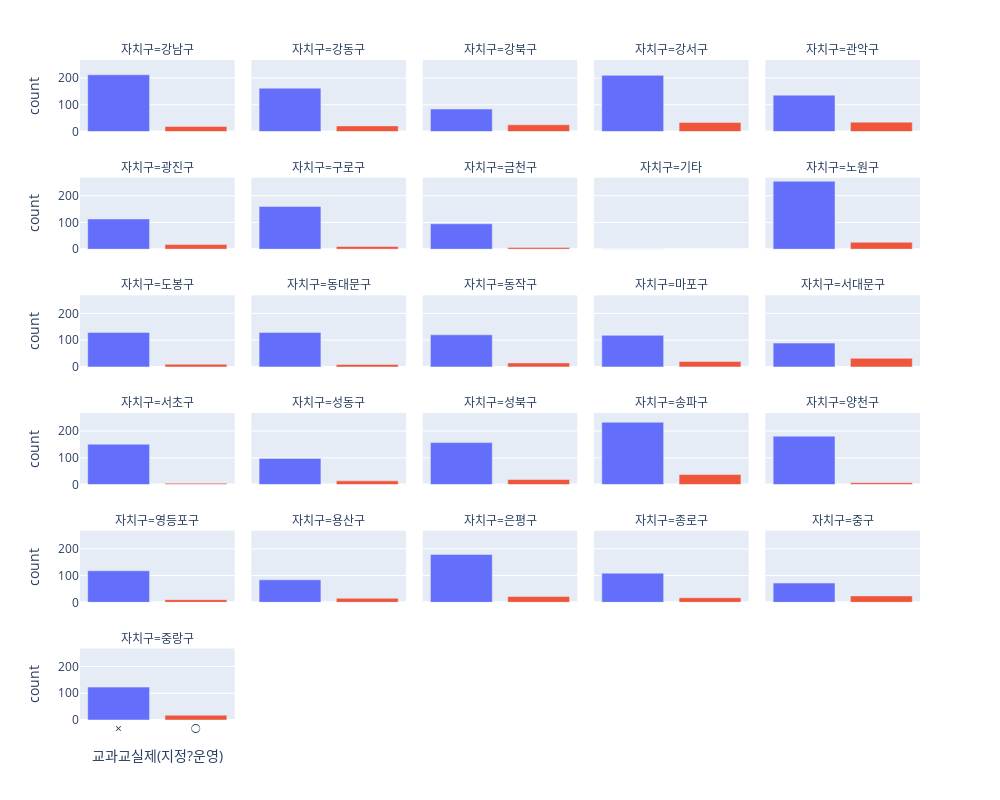

Notebook cell for this chart:
### Markdown cell above
* 대부분의 자치구에서 교과교실제를 운영하고 있는 학교의 개수가 적다..

### Code cell
fig = c_table.plot(x = "교과교실제(지정?운영)", y = "count", color = "교과교실제(지정?운영)",
            backend = "plotly", facet_col = "자치구",
            kind = "bar", facet_col_wrap = 5, width = 1000, height = 800)

fig.update_layout(showlegend = False)
#fig.update_yaxes(matches=None)

### Figure 1 — Plotly figure (JSON) as saved in the notebook; plotly's stock layout.template omitted (floating-point values rounded to 4 significant figures)
{"data": [{"alignmentgroup": "True", "hovertemplate": "교과교실제(지정?운영)=%{x}<br>자치구=강남구<br>count=%{y}<extra></extra>", "legendgroup": "×", "marker": {"color": "#636efa", "pattern": {"shape": ""}}, "name": "×", "offsetgroup": "×", "orientation": "v", "showlegend": true, "textposition": "auto", "type": "bar", "x": ["×"], "xaxis": "x26", "y": [212], "yaxis": "y26"}, {"alignmentgroup": "True", "hovertemplate": "교과교실제(지정?운영)=%{x}<br>자치구=강동구<br>count=%{y}<extra></extra>", "legendgroup": "×", "marker": {"color": "#636efa", "pattern": {"shape": ""}}, "name": "×", "offsetgroup": "×", "orientation": "v", "showlegend": false, "textposition": "auto", "type": "bar", "x": ["×"], "xaxis": "x27", "y": [162], "yaxis": "y27"}, {"alignmentgroup": "True", "hovertemplate": "교과교실제(지정?운영)=%{x}<br>자치구=강북구<br>count=%{y}<extra></extra>", "legendgroup": "×", "marker": {"color": "#636efa", "pattern": {"shape": ""}}, "name": "×", "offsetgroup": "×", "orientation": "v", "showlegend": false, "textposition": "auto", "type": "bar", "x": ["×"], "xaxis": "x28", "y": [84], "yaxis": "y28"}, {"alignmentgroup": "True", "hovertemplate": "교과교실제(지정?운영)=%{x}<br>자치구=강서구<br>count=%{y}<extra></extra>", "legendgroup": "×", "marker": {"color": "#636efa", "pattern": {"shape": ""}}, "name": "×", "offsetgroup": "×", "orientation": "v", "showlegend": false, "textposition": "auto", "type": "bar", "x": ["×"], "xaxis": "x29", "y": [210], "yaxis": "y29"}, {"alignmentgroup": "True", "hovertemplate": "교과교실제(지정?운영)=%{x}<br>자치구=관악구<br>count=%{y}<extra></extra>", "legendgroup": "×", "marker": {"color": "#636efa", "pattern": {"shape": ""}}, "name": "×", "offsetgroup": "×", "orientation": "v", "showlegend": false, "textposition": "auto", "type": "bar", "x": ["×"], "xaxis": "x30", "y": [136], "yaxis": "y30"}, {"alignmentgroup": "True", "hovertemplate": "교과교실제(지정?운영)=%{x}<br>자치구=광진구<br>count=%{y}<extra></extra>", "legendgroup": "×", "marker": {"color": "#636efa", "pattern": {"shape": ""}}, "name": "×", "offsetgroup": "×", "orientation": "v", "showlegend": false, "textposition": "auto", "type": "bar", "x": ["×"], "xaxis": "x21", "y": [113], "yaxis": "y21"}, {"alignmentgroup": "True", "hovertemplate": "교과교실제(지정?운영)=%{x}<br>자치구=구로구<br>count=%{y}<extra></extra>", "legendgroup": "×", "marker": {"color": "#636efa", "pattern": {"shape": ""}}, "name": "×", "offsetgroup": "×", "orientation": "v", "showlegend": false, "textposition": "auto", "type": "bar", "x": ["×"], "xaxis": "x22", "y": [160], "yaxis": "y22"}, {"alignmentgroup": "True", "hovertemplate": "교과교실제(지정?운영)=%{x}<br>자치구=금천구<br>count=%{y}<extra></extra>", "legendgroup": "×", "marker": {"color": "#636efa", "pattern": {"shape": ""}}, "name": "×", "offsetgroup": "×", "orientation": "v", "showlegend": false, "textposition": "auto", "type": "bar", "x": ["×"], "xaxis": "x23", "y": [95], "yaxis": "y23"}, {"alignmentgroup": "True", "hovertemplate": "교과교실제(지정?운영)=%{x}<br>자치구=기타<br>count=%{y}<extra></extra>", "legendgroup": "×", "marker": {"color": "#636efa", "pattern": {"shape": ""}}, "name": "×", "offsetgroup": "×", "orientation": "v", "showlegend": false, "textposition": "auto", "type": "bar", "x": ["×"], "xaxis": "x24", "y": [1], "yaxis": "y24"}, {"alignmentgroup": "True", "hovertemplate": "교과교실제(지정?운영)=%{x}<br>자치구=노원구<br>count=%{y}<extra></extra>", "legendgroup": "×", "marker": {"color": "#636efa", "pattern": {"shape": ""}}, "name": "×", "offsetgroup": "×", "orientation": "v", "showlegend": false, "textposition": "auto", "type": "bar", "x": ["×"], "xaxis": "x25", "y": [254], "yaxis": "y25"}, {"alignmentgroup": "True", "hovertemplate": "교과교실제(지정?운영)=%{x}<br>자치구=도봉구<br>count=%{y}<extra></extra>", "legendgroup": "×", "marker": {"color": "#636efa", "pattern": {"shape": ""}}, "name": "×", "offsetgroup": "×", "orientation": "v", "showlegend": false, "textposition": "auto", "type": "bar", "x": ["×"], "xaxis": "x16", "y": [129], "yaxis": "y16"}, {"alignmentgroup": "True", "hovertemplate": "교과교실제(지정?운영)=%{x}<br>자치구=동대문구<br>count=%{y}<extra></extra>", "legendgroup": "×", "marker": {"color": "#636efa", "pattern": {"shape": ""}}, "name": "×", "offsetgroup": "×", "orientation": "v", "showlegend": false, "textposition": "auto", "type": "bar", "x": ["×"], "xaxis": "x17", "y": [129], "yaxis": "y17"}, {"alignmentgroup": "True", "hovertemplate": "교과교실제(지정?운영)=%{x}<br>자치구=동작구<br>count=%{y}<extra></extra>", "legendgroup": "×", "marker": {"color": "#636efa", "pattern": {"shape": ""}}, "name": "×", "offsetgroup": "×", "orientation": "v", "showlegend": false, "textposition": "auto", "type": "bar", "x": ["×"], "xaxis": "x18", "y": [120], "yaxis": "y18"}, {"alignmentgroup": "True", "hovertemplate": "교과교실제(지정?운영)=%{x}<br>자치구=마포구<br>count=%{y}<extra></extra>", "legendgroup": "×", "marker": {"color": "#636efa", "pattern": {"shape": ""}}, "name": "×", "offsetgroup": "×", "orientation": "v", "showlegend": false, "textposition": "auto", "type": "bar", "x": ["×"], "xaxis": "x19", "y": [118], "yaxis": "y19"}, {"alignmentgroup": "True", "hovertemplate": "교과교실제(지정?운영)=%{x}<br>자치구=서대문구<br>count=%{y}<extra></extra>", "legendgroup": "×", "marker": {"color": "#636efa", "pattern": {"shape": ""}}, "name": "×", "offsetgroup": "×", "orientation": "v", "showlegend": false, "textposition": "auto", "type": "bar", "x": ["×"], "xaxis": "x20", "y": [89], "yaxis": "y20"}, {"alignmentgroup": "True", "hovertemplate": "교과교실제(지정?운영)=%{x}<br>자치구=서초구<br>count=%{y}<extra></extra>", "legendgroup": "×", "marker": {"color": "#636efa", "pattern": {"shape": ""}}, "name": "×", "offsetgroup": "×", "orientation": "v", "showlegend": false, "textposition": "auto", "type": "bar", "x": ["×"], "xaxis": "x11", "y": [151], "yaxis": "y11"}, {"alignmentgroup": "True", "hovertemplate": "교과교실제(지정?운영)=%{x}<br>자치구=성동구<br>count=%{y}<extra></extra>", "legendgroup": "×", "marker": {"color": "#636efa", "pattern": {"shape": ""}}, "name": "×", "offsetgroup": "×", "orientation": "v", "showlegend": false, "textposition": "auto", "type": "bar", "x": ["×"], "xaxis": "x12", "y": [98], "yaxis": "y12"}, {"alignmentgroup": "True", "hovertemplate": "교과교실제(지정?운영)=%{x}<br>자치구=성북구<br>count=%{y}<extra></extra>", "legendgroup": "×", "marker": {"color": "#636efa", "pattern": {"shape": ""}}, "name": "×", "offsetgroup": "×", "orientation": "v", "showlegend": false, "textposition": "auto", "type": "bar", "x": ["×"], "xaxis": "x13", "y": [157], "yaxis": "y13"}, {"alignmentgroup": "True", "hovertemplate": "교과교실제(지정?운영)=%{x}<br>자치구=송파구<br>count=%{y}<extra></extra>", "legendgroup": "×", "marker": {"color": "#636efa", "pattern": {"shape": ""}}, "name": "×", "offsetgroup": "×", "orientation": "v", "showlegend": false, "textposition": "auto", "type": "bar", "x": ["×"], "xaxis": "x14", "y": [233], "yaxis": "y14"}, {"alignmentgroup": "True", "hovertemplate": "교과교실제(지정?운영)=%{x}<br>자치구=양천구<br>count=%{y}<extra></extra>", "legendgroup": "×", "marker": {"color": "#636efa", "pattern": {"shape": ""}}, "name": "×", "offsetgroup": "×", "orientation": "v", "showlegend": false, "textposition": "auto", "type": "bar", "x": ["×"], "xaxis": "x15", "y": [181], "yaxis": "y15"}, {"alignmentgroup": "True", "hovertemplate": "교과교실제(지정?운영)=%{x}<br>자치구=영등포구<br>count=%{y}<extra></extra>", "legendgroup": "×", "marker": {"color": "#636efa", "pattern": {"shape": ""}}, "name": "×", "offsetgroup": "×", "orientation": "v", "showlegend": false, "textposition": "auto", "type": "bar", "x": ["×"], "xaxis": "x6", "y": [118], "yaxis": "y6"}, {"alignmentgroup": "True", "hovertemplate": "교과교실제(지정?운영)=%{x}<br>자치구=용산구<br>count=%{y}<extra></extra>", "legendgroup": "×", "marker": {"color": "#636efa", "pattern": {"shape": ""}}, "name": "×", "offsetgroup": "×", "orientation": "v", "showlegend": false, "textposition": "auto", "type": "bar", "x": ["×"], "xaxis": "x7", "y": [84], "yaxis": "y7"}, {"alignmentgroup": "True", "hovertemplate": "교과교실제(지정?운영)=%{x}<br>자치구=은평구<br>count=%{y}<extra></extra>", "legendgroup": "×", "marker": {"color": "#636efa", "pattern": {"shape": ""}}, "name": "×", "offsetgroup": "×", "orientation": "v", "showlegend": false, "textposition": "auto", "type": "bar", "x": ["×"], "xaxis": "x8", "y": [179], "yaxis": "y8"}, {"alignmentgroup": "True", "hovertemplate": "교과교실제(지정?운영)=%{x}<br>자치구=종로구<br>count=%{y}<extra></extra>", "legendgroup": "×", "marker": {"color": "#636efa", "pattern": {"shape": ""}}, "name": "×", "offsetgroup": "×", "orientation": "v", "showlegend": false, "textposition": "auto", "type": "bar", "x": ["×"], "xaxis": "x9", "y": [109], "yaxis": "y9"}, {"alignmentgroup": "True", "hovertemplate": "교과교실제(지정?운영)=%{x}<br>자치구=중구<br>count=%{y}<extra></extra>", "legendgroup": "×", "marker": {"color": "#636efa", "pattern": {"shape": ""}}, "name": "×", "offsetgroup": "×", "orientation": "v", "showlegend": false, "textposition": "auto", "type": "bar", "x": ["×"], "xaxis": "x10", "y": [72], "yaxis": "y10"}, {"alignmentgroup": "True", "hovertemplate": "교과교실제(지정?운영)=%{x}<br>자치구=중랑구<br>count=%{y}<extra></extra>", "legendgroup": "×", "marker": {"color": "#636efa", "pattern": {"shape": ""}}, "name": "×", "offsetgroup": "×", "orientation": "v", "showlegend": false, "textposition": "auto", "type": "bar", "x": ["×"], "xaxis": "x", "y": [123], "yaxis": "y"}, {"alignmentgroup": "True", "hovertemplate": "교과교실제(지정?운영)=%{x}<br>자치구=강남구<br>count=%{y}<extra></extra>", "legendgroup": "○", "marker": {"color": "#EF553B", "pattern": {"shape": ""}}, "name": "○", "offsetgroup": "○", "orientation": "v", "showlegend": true, "textposition": "auto", "type": "bar", "x": ["○"], "xaxis": "x26", "y": [19], "yaxis": "y26"}, {"alignmentgroup": "True", "hovertemplate": "교과교실제(지정?운영)=%{x}<br>자치구=강동구<br>count=%{y}<extra></extra>", "legendgroup": "○", "marker": {"color": "#EF553B", "pattern": {"shape": ""}}, "name": "○", "offsetgroup": "○", "orientation": "v", "showlegend": false, "textposition": "auto", "type": "bar", "x": ["○"], "xaxis": "x27", "y": [21], "yaxis": "y27"}, {"alignmentgroup": "True", "hovertemplate": "교과교실제(지정?운영)=%{x}<br>자치구=강북구<br>count=%{y}<extra></extra>", "legendgroup": "○", "marker": {"color": "#EF553B", "pattern": {"shape": ""}}, "name": "○", "offsetgroup": "○", "orientation": "v", "showlegend": false, "textposition": "auto", "type": "bar", "x": ["○"], "xaxis": "x28", "y": [25], "yaxis": "y28"}, {"alignmentgroup": "True", "hovertemplate": "교과교실제(지정?운영)=%{x}<br>자치구=강서구<br>count=%{y}<extra></extra>", "legendgroup": "○", "marker": {"color": "#EF553B", "pattern": {"shape": ""}}, "name": "○", "offsetgroup": "○", "orientation": "v", "showlegend": false, "textposition": "auto", "type": "bar", "x": ["○"], "xaxis": "x29", "y": [34], "yaxis": "y29"}, {"alignmentgroup": "True", "hovertemplate": "교과교실제(지정?운영)=%{x}<br>자치구=관악구<br>count=%{y}<extra></extra>", "legendgroup": "○", "marker": {"color": "#EF553B", "pattern": {"shape": ""}}, "name": "○", "offsetgroup": "○", "orientation": "v", "showlegend": false, "textposition": "auto", "type": "bar", "x": ["○"], "xaxis": "x30", "y": [35], "yaxis": "y30"}, {"alignmentgroup": "True", "hovertemplate": "교과교실제(지정?운영)=%{x}<br>자치구=광진구<br>count=%{y}<extra></extra>", "legendgroup": "○", "marker": {"color": "#EF553B", "pattern": {"shape": ""}}, "name": "○", "offsetgroup": "○", "orientation": "v", "showlegend": false, "textposition": "auto", "type": "bar", "x": ["○"], "xaxis": "x21", "y": [18], "yaxis": "y21"}, {"alignmentgroup": "True", "hovertemplate": "교과교실제(지정?운영)=%{x}<br>자치구=구로구<br>count=%{y}<extra></extra>", "legendgroup": "○", "marker": {"color": "#EF553B", "pattern": {"shape": ""}}, "name": "○", "offsetgroup": "○", "orientation": "v", "showlegend": false, "textposition": "auto", "type": "bar", "x": ["○"], "xaxis": "x22", "y": [10], "yaxis": "y22"}, {"alignmentgroup": "True", "hovertemplate": "교과교실제(지정?운영)=%{x}<br>자치구=금천구<br>count=%{y}<extra></extra>", "legendgroup": "○", "marker": {"color": "#EF553B", "pattern": {"shape": ""}}, "name": "○", "offsetgroup": "○", "orientation": "v", "showlegend": false, "textposition": "auto", "type": "bar", "x": ["○"], "xaxis": "x23", "y": [6], "yaxis": "y23"}, {"alignmentgroup": "True", "hovertemplate": "교과교실제(지정?운영)=%{x}<br>자치구=노원구<br>count=%{y}<extra></extra>", "legendgroup": "○", "marker": {"color": "#EF553B", "pattern": {"shape": ""}}, "name": "○", "offsetgroup": "○", "orientation": "v", "showlegend": false, "textposition": "auto", "type": "bar", "x": ["○"], "xaxis": "x25", "y": [26], "yaxis": "y25"}, {"alignmentgroup": "True", "hovertemplate": "교과교실제(지정?운영)=%{x}<br>자치구=도봉구<br>count=%{y}<extra></extra>", "legendgroup": "○", "marker": {"color": "#EF553B", "pattern": {"shape": ""}}, "name": "○", "offsetgroup": "○", "orientation": "v", "showlegend": false, "textposition": "auto", "type": "bar", "x": ["○"], "xaxis": "x16", "y": [10], "yaxis": "y16"}, {"alignmentgroup": "True", "hovertemplate": "교과교실제(지정?운영)=%{x}<br>자치구=동대문구<br>count=%{y}<extra></extra>", "legendgroup": "○", "marker": {"color": "#EF553B", "pattern": {"shape": ""}}, "name": "○", "offsetgroup": "○", "orientation": "v", "showlegend": false, "textposition": "auto", "type": "bar", "x": ["○"], "xaxis": "x17", "y": [9], "yaxis": "y17"}, {"alignmentgroup": "True", "hovertemplate": "교과교실제(지정?운영)=%{x}<br>자치구=동작구<br>count=%{y}<extra></extra>", "legendgroup": "○", "marker": {"color": "#EF553B", "pattern": {"shape": ""}}, "name": "○", "offsetgroup": "○", "orientation": "v", "showlegend": false, "textposition": "auto", "type": "bar", "x": ["○"], "xaxis": "x18", "y": [15], "yaxis": "y18"}, {"alignmentgroup": "True", "hovertemplate": "교과교실제(지정?운영)=%{x}<br>자치구=마포구<br>count=%{y}<extra></extra>", "legendgroup": "○", "marker": {"color": "#EF553B", "pattern": {"shape": ""}}, "name": "○", "offsetgroup": "○", "orientation": "v", "showlegend": false, "textposition": "auto", "type": "bar", "x": ["○"], "xaxis": "x19", "y": [20], "yaxis": "y19"}, {"alignmentgroup": "True", "hovertemplate": "교과교실제(지정?운영)=%{x}<br>자치구=서대문구<br>count=%{y}<extra></extra>", "legendgroup": "○", "marker": {"color": "#EF553B", "pattern": {"shape": ""}}, "name": "○", "offsetgroup": "○", "orientation": "v", "showlegend": false, "textposition": "auto", "type": "bar", "x": ["○"], "xaxis": "x20", "y": [32], "yaxis": "y20"}, {"alignmentgroup": "True", "hovertemplate": "교과교실제(지정?운영)=%{x}<br>자치구=서초구<br>count=%{y}<extra></extra>", "legendgroup": "○", "marker": {"color": "#EF553B", "pattern": {"shape": ""}}, "name": "○", "offsetgroup": "○", "orientation": "v", "showlegend": false, "textposition": "auto", "type": "bar", "x": ["○"], "xaxis": "x11", "y": [5], "yaxis": "y11"}, {"alignmentgroup": "True", "hovertemplate": "교과교실제(지정?운영)=%{x}<br>자치구=성동구<br>count=%{y}<extra></extra>", "legendgroup": "○", "marker": {"color": "#EF553B", "pattern": {"shape": ""}}, "name": "○", "offsetgroup": "○", "orientation": "v", "showlegend": false, "textposition": "auto", "type": "bar", "x": ["○"], "xaxis": "x12", "y": [14], "yaxis": "y12"}, {"alignmentgroup": "True", "hovertemplate": "교과교실제(지정?운영)=%{x}<br>자치구=성북구<br>count=%{y}<extra></extra>", "legendgroup": "○", "marker": {"color": "#EF553B", "pattern": {"shape": ""}}, "name": "○", "offsetgroup": "○", "orientation": "v", "showlegend": false, "textposition": "auto", "type": "bar", "x": ["○"], "xaxis": "x13", "y": [19], "yaxis": "y13"}, {"alignmentgroup": "True", "hovertemplate": "교과교실제(지정?운영)=%{x}<br>자치구=송파구<br>count=%{y}<extra></extra>", "legendgroup": "○", "marker": {"color": "#EF553B", "pattern": {"shape": ""}}, "name": "○", "offsetgroup": "○", "orientation": "v", "showlegend": false, "textposition": "auto", "type": "bar", "x": ["○"], "xaxis": "x14", "y": [38], "yaxis": "y14"}, {"alignmentgroup": "True", "hovertemplate": "교과교실제(지정?운영)=%{x}<br>자치구=양천구<br>count=%{y}<extra></extra>", "legendgroup": "○", "marker": {"color": "#EF553B", "pattern": {"shape": ""}}, "name": "○", "offsetgroup": "○", "orientation": "v", "showlegend": false, "textposition": "auto", "type": "bar", "x": ["○"], "xaxis": "x15", "y": [7], "yaxis": "y15"}, {"alignmentgroup": "True", "hovertemplate": "교과교실제(지정?운영)=%{x}<br>자치구=영등포구<br>count=%{y}<extra></extra>", "legendgroup": "○", "marker": {"color": "#EF553B", "pattern": {"shape": ""}}, "name": "○", "offsetgroup": "○", "orientation": "v", "showlegend": false, "textposition": "auto", "type": "bar", "x": ["○"], "xaxis": "x6", "y": [10], "yaxis": "y6"}, {"alignmentgroup": "True", "hovertemplate": "교과교실제(지정?운영)=%{x}<br>자치구=용산구<br>count=%{y}<extra></extra>", "legendgroup": "○", "marker": {"color": "#EF553B", "pattern": {"shape": ""}}, "name": "○", "offsetgroup": "○", "orientation": "v", "showlegend": false, "textposition": "auto", "type": "bar", "x": ["○"], "xaxis": "x7", "y": [15], "yaxis": "y7"}, {"alignmentgroup": "True", "hovertemplate": "교과교실제(지정?운영)=%{x}<br>자치구=은평구<br>count=%{y}<extra></extra>", "legendgroup": "○", "marker": {"color": "#EF553B", "pattern": {"shape": ""}}, "name": "○", "offsetgroup": "○", "orientation": "v", "showlegend": false, "textposition": "auto", "type": "bar", "x": ["○"], "xaxis": "x8", "y": [22], "yaxis": "y8"}, {"alignmentgroup": "True", "hovertemplate": "교과교실제(지정?운영)=%{x}<br>자치구=종로구<br>count=%{y}<extra></extra>", "legendgroup": "○", "marker": {"color": "#EF553B", "pattern": {"shape": ""}}, "name": "○", "offsetgroup": "○", "orientation": "v", "showlegend": false, "textposition": "auto", "type": "bar", "x": ["○"], "xaxis": "x9", "y": [17], "yaxis": "y9"}, {"alignmentgroup": "True", "hovertemplate": "교과교실제(지정?운영)=%{x}<br>자치구=중구<br>count=%{y}<extra></extra>", "legendgroup": "○", "marker": {"color": "#EF553B", "pattern": {"shape": ""}}, "name": "○", "offsetgroup": "○", "orientation": "v", "showlegend": false, "textposition": "auto", "type": "bar", "x": ["○"], "xaxis": "x10", "y": [24], "yaxis": "y10"}, {"alignmentgroup": "True", "hovertemplate": "교과교실제(지정?운영)=%{x}<br>자치구=중랑구<br>count=%{y}<extra></extra>", "legendgroup": "○", "marker": {"color": "#EF553B", "pattern": {"shape": ""}}, "name": "○", "offsetgroup": "○", "orientation": "v", "showlegend": false, "textposition": "auto", "type": "bar", "x": ["○"], "xaxis": "x", "y": [18], "yaxis": "y"}], "layout": {"annotations": [{"font": {}, "showarrow": false, "text": "자치구=중랑구", "x": 0.092, "xanchor": "center", "xref": "paper", "y": 0.1083, "yanchor": "bottom", "yref": "paper"}, {"font": {}, "showarrow": false, "text": "자치구=영등포구", "x": 0.092, "xanchor": "center", "xref": "paper", "y": 0.2867, "yanchor": "bottom", "yref": "paper"}, {"font": {}, "showarrow": false, "text": "자치구=용산구", "x": 0.296, "xanchor": "center", "xref": "paper", "y": 0.2867, "yanchor": "bottom", "yref": "paper"}, {"font": {}, "showarrow": false, "text": "자치구=은평구", "x": 0.5, "xanchor": "center", "xref": "paper", "y": 0.2867, "yanchor": "bottom", "yref": "paper"}, {"font": {}, "showarrow": false, "text": "자치구=종로구", "x": 0.704, "xanchor": "center", "xref": "paper", "y": 0.2867, "yanchor": "bottom", "yref": "paper"}, {"font": {}, "showarrow": false, "text": "자치구=중구", "x": 0.908, "xanchor": "center", "xref": "paper", "y": 0.2867, "yanchor": "bottom", "yref": "paper"}, {"font": {}, "showarrow": false, "text": "자치구=서초구", "x": 0.092, "xanchor": "center", "xref": "paper", "y": 0.465, "yanchor": "bottom", "yref": "paper"}, {"font": {}, "showarrow": false, "text": "자치구=성동구", "x": 0.296, "xanchor": "center", "xref": "paper", "y": 0.465, "yanchor": "bottom", "yref": "paper"}, {"font": {}, "showarrow": false, "text": "자치구=성북구", "x": 0.5, "xanchor": "center", "xref": "paper", "y": 0.465, "yanchor": "bottom", "yref": "paper"}, {"font": {}, "showarrow": false, "text": "자치구=송파구", "x": 0.704, "xanchor": "center", "xref": "paper", "y": 0.465, "yanchor": "bottom", "yref": "paper"}, {"font": {}, "showarrow": false, "text": "자치구=양천구", "x": 0.908, "xanchor": "center", "xref": "paper", "y": 0.465, "yanchor": "bottom", "yref": "paper"}, {"font": {}, "showarrow": false, "text": "자치구=도봉구", "x": 0.092, "xanchor": "center", "xref": "paper", "y": 0.6433, "yanchor": "bottom", "yref": "paper"}, {"font": {}, "showarrow": false, "text": "자치구=동대문구", "x": 0.296, "xanchor": "center", "xref": "paper", "y": 0.6433, "yanchor": "bottom", "yref": "paper"}, {"font": {}, "showarrow": false, "text": "자치구=동작구", "x": 0.5, "xanchor": "center", "xref": "paper", "y": 0.6433, "yanchor": "bottom", "yref": "paper"}, {"font": {}, "showarrow": false, "text": "자치구=마포구", "x": 0.704, "xanchor": "center", "xref": "paper", "y": 0.6433, "yanchor": "bottom", "yref": "paper"}, {"font": {}, "showarrow": false, "text": "자치구=서대문구", "x": 0.908, "xanchor": "center", "xref": "paper", "y": 0.6433, "yanchor": "bottom", "yref": "paper"}, {"font": {}, "showarrow": false, "text": "자치구=광진구", "x": 0.092, "xanchor": "center", "xref": "paper", "y": 0.8217, "yanchor": "bottom", "yref": "paper"}, {"font": {}, "showarrow": false, "text": "자치구=구로구", "x": 0.296, "xanchor": "center", "xref": "paper", "y": 0.8217, "yanchor": "bottom", "yref": "paper"}, {"font": {}, "showarrow": false, "text": "자치구=금천구", "x": 0.5, "xanchor": "center", "xref": "paper", "y": 0.8217, "yanchor": "bottom", "yref": "paper"}, {"font": {}, "showarrow": false, "text": "자치구=기타", "x": 0.704, "xanchor": "center", "xref": "paper", "y": 0.8217, "yanchor": "bottom", "yref": "paper"}, {"font": {}, "showarrow": false, "text": "자치구=노원구", "x": 0.908, "xanchor": "center", "xref": "paper", "y": 0.8217, "yanchor": "bottom", "yref": "paper"}, {"font": {}, "showarrow": false, "text": "자치구=강남구", "x": 0.092, "xanchor": "center", "xref": "paper", "y": 1.0, "yanchor": "bottom", "yref": "paper"}, {"font": {}, "showarrow": false, "text": "자치구=강동구", "x": 0.296, "xanchor": "center", "xref": "paper", "y": 1.0, "yanchor": "bottom", "yref": "paper"}, {"font": {}, "showarrow": false, "text": "자치구=강북구", "x": 0.5, "xanchor": "center", "xref": "paper", "y": 1.0, "yanchor": "bottom", "yref": "paper"}, {"font": {}, "showarrow": false, "text": "자치구=강서구", "x": 0.704, "xanchor": "center", "xref": "paper", "y": 1.0, "yanchor": "bottom", "yref": "paper"}, {"font": {}, "showarrow": false, "text": "자치구=관악구", "x": 0.908, "xanchor": "center", "xref": "paper", "y": 1.0, "yanchor": "bottom", "yref": "paper"}], "barmode": "relative", "height": 800, "legend": {"title": {"text": "교과교실제(지정?운영)"}, "tracegroupgap": 0}, "margin": {"t": 60}, "showlegend": false, "width": 1000, "xaxis": {"anchor": "y", "autorange": true, "categoryarray": ["×", "○"], "categoryorder": "array", "domain": [0, 0.184], "range": [-0.5, 1.5], "title": {"text": "교과교실제(지정?운영)"}, "type": "category"}, "xaxis10": {"anchor": "y10", "autorange": true, "domain": [0.816, 1], "matches": "x", "range": [-0.5, 1.5], "showticklabels": false, "type": "category"}, "xaxis11": {"anchor": "y11", "autorange": true, "domain": [0, 0.184], "matches": "x", "range": [-0.5, 1.5], "showticklabels": false, "type": "category"}, "xaxis12": {"anchor": "y12", "autorange": true, "domain": [0.204, 0.388], "matches": "x", "range": [-0.5, 1.5], "showticklabels": false, "type": "category"}, "xaxis13": {"anchor": "y13", "autorange": true, "domain": [0.408, 0.592], "matches": "x", "range": [-0.5, 1.5], "showticklabels": false, "type": "category"}, "xaxis14": {"anchor": "y14", "autorange": true, "domain": [0.612, 0.796], "matches": "x", "range": [-0.5, 1.5], "showticklabels": false, "type": "category"}, "xaxis15": {"anchor": "y15", "autorange": true, "domain": [0.816, 1], "matches": "x", "range": [-0.5, 1.5], "showticklabels": false, "type": "category"}, "xaxis16": {"anchor": "y16", "autorange": true, "domain": [0, 0.184], "matches": "x", "range": [-0.5, 1.5], "showticklabels": false, "type": "category"}, "xaxis17": {"anchor": "y17", "autorange": true, "domain": [0.204, 0.388], "matches": "x", "range": [-0.5, 1.5], "showticklabels": false, "type": "category"}, "xaxis18": {"anchor": "y18", "autorange": true, "domain": [0.408, 0.592], "matches": "x", "range": [-0.5, 1.5], "showticklabels": false, "type": "category"}, "xaxis19": {"anchor": "y19", "autorange": true, "domain": [0.612, 0.796], "matches": "x", "range": [-0.5, 1.5], "showticklabels": false, "type": "category"}, "xaxis2": {"anchor": "y2", "categoryarray": ["×", "○"], "categoryorder": "array", "domain": [0.204, 0.388], "matches": "x", "title": {"text": "교과교실제(지정?운영)"}}, "xaxis20": {"anchor": "y20", "autorange": true, "domain": [0.816, 1], "matches": "x", "range": [-0.5, 1.5], "showticklabels": false, "type": "category"}, "xaxis21": {"anchor": "y21", "autorange": true, "domain": [0, 0.184], "matches": "x", "range": [-0.5, 1.5], "showticklabels": false, "type": "category"}, "xaxis22": {"anchor": "y22", "autorange": true, "domain": [0.204, 0.388], "matches": "x", "range": [-0.5, 1.5], "showticklabels": false, "type": "category"}, "xaxis23": {"anchor": "y23", "autorange": true, "domain": [0.408, 0.592], "matches": "x", "range": [-0.5, 1.5], "showticklabels": false, "type": "category"}, "xaxis24": {"anchor": "y24", "autorange": true, "domain": [0.612, 0.796], "matches": "x", "range": [-0.5, 1.5], "showticklabels": false, "type": "category"}, "xaxis25": {"anchor": "y25", "autorange": true, "domain": [0.816, 1], "matches": "x", "range": [-0.5, 1.5], "showticklabels": false, "type": "category"}, "xaxis26": {"anchor": "y26", "autorange": true, "domain": [0, 0.184], "matches": "x", "range": [-0.5, 1.5], "showticklabels": false, "type": "category"}, "xaxis27": {"anchor": "y27", "autorange": true, "domain": [0.204, 0.388], "matches": "x", "range": [-0.5, 1.5], "showticklabels": false, "type": "category"}, "xaxis28": {"anchor": "y28", "autorange": true, "domain": [0.408, 0.592], "matches": "x", "range": [-0.5, 1.5], "showticklabels": false, "type": "category"}, "xaxis29": {"anchor": "y29", "autorange": true, "domain": [0.612, 0.796], "matches": "x", "range": [-0.5, 1.5], "showticklabels": false, "type": "category"}, "xaxis3": {"anchor": "y3", "categoryarray": ["×", "○"], "categoryorder": "array", "domain": [0.408, 0.592], "matches": "x", "title": {"text": "교과교실제(지정?운영)"}}, "xaxis30": {"anchor": "y30", "autorange": true, "domain": [0.816, 1], "matches": "x", "range": [-0.5, 1.5], "showticklabels": false, "type": "category"}, "xaxis4": {"anchor": "y4", "categoryarray": ["×", "○"], "categoryorder": "array", "domain": [0.612, 0.796], "matches": "x", "title": {"text": "교과교실제(지정?운영)"}}, "xaxis5": {"anchor": "y5", "categoryarray": ["×", "○"], "categoryorder": "array", "domain": [0.816, 1], "matches": "x", "title": {"text": "교과교실제(지정?운영)"}}, "xaxis6": {"anchor": "y6", "autorange": true, "domain": [0, 0.184], "matches": "x", "range": [-0.5, 1.5], "showticklabels": false, "type": "category"}, "xaxis7": {"anchor": "y7", "autorange": true, "domain": [0.204, 0.388], "matches": "x", "range": [-0.5, 1.5], "showticklabels": false, "type": "category"}, "xaxis8": {"anchor": "y8", "autorange": true, "domain": [0.408, 0.592], "matches": "x", "range": [-0.5, 1.5], "showticklabels": false, "type": "category"}, "xaxis9": {"anchor": "y9", "autorange": true, "domain": [0.612, 0.796], "matches": "x", "range": [-0.5, 1.5], "showticklabels": false, "type": "category"}, "yaxis": {"anchor": "x", "autorange": true, "domain": [0, 0.1083], "range": [0, 267.4], "title": {"text": "count"}, "type": "linear"}, "yaxis10": {"anchor": "x10", "autorange": true, "domain": [0.1783, 0.2867], "matches": "y", "range": [0, 267.4], "showticklabels": false, "type": "linear"}, "yaxis11": {"anchor": "x11", "autorange": true, "domain": [0.3567, 0.465], "matches": "y", "range": [0, 267.4], "title": {"text": "count"}, "type": "linear"}, "yaxis12": {"anchor": "x12", "autorange": true, "domain": [0.3567, 0.465], "matches": "y", "range": [0, 267.4], "showticklabels": false, "type": "linear"}, "yaxis13": {"anchor": "x13", "autorange": true, "domain": [0.3567, 0.465], "matches": "y", "range": [0, 267.4], "showticklabels": false, "type": "linear"}, "yaxis14": {"anchor": "x14", "autorange": true, "domain": [0.3567, 0.465], "matches": "y", "range": [0, 267.4], "showticklabels": false, "type": "linear"}, "yaxis15": {"anchor": "x15", "autorange": true, "domain": [0.3567, 0.465], "matches": "y", "range": [0, 267.4], "showticklabels": false, "type": "linear"}, "yaxis16": {"anchor": "x16", "autorange": true, "domain": [0.535, 0.6433], "matches": "y", "range": [0, 267.4], "title": {"text": "count"}, "type": "linear"}, "yaxis17": {"anchor": "x17", "autorange": true, "domain": [0.535, 0.6433], "matches": "y", "range": [0, 267.4], "showticklabels": false, "type": "linear"}, "yaxis18": {"anchor": "x18", "autorange": true, "domain": [0.535, 0.6433], "matches": "y", "range": [0, 267.4], "showticklabels": false, "type": "linear"}, "yaxis19": {"anchor": "x19", "autorange": true, "domain": [0.535, 0.6433], "matches": "y", "range": [0, 267.4], "showticklabels": false, "type": "linear"}, "yaxis2": {"anchor": "x2", "domain": [0, 0.1083], "matches": "y", "showticklabels": false}, "yaxis20": {"anchor": "x20", "autorange": true, "domain": [0.535, 0.6433], "matches": "y", "range": [0, 267.4], "showticklabels": false, "type": "linear"}, "yaxis21": {"anchor": "x21", "autorange": true, "domain": [0.7133, 0.8217], "matches": "y", "range": [0, 267.4], "title": {"text": "count"}, "type": "linear"}, "yaxis22": {"anchor": "x22", "autorange": true, "domain": [0.7133, 0.8217], "matches": "y", "range": [0, 267.4], "showticklabels": false, "type": "linear"}, "yaxis23": {"anchor": "x23", "autorange": true, "domain": [0.7133, 0.8217], "matches": "y", "range": [0, 267.4], "showticklabels": false, "type": "linear"}, "yaxis24": {"anchor": "x24", "autorange": true, "domain": [0.7133, 0.8217], "matches": "y", "range": [0, 267.4], "showticklabels": false, "type": "linear"}, "yaxis25": {"anchor": "x25", "autorange": true, "domain": [0.7133, 0.8217], "matches": "y", "range": [0, 267.4], "showticklabels": false, "type": "linear"}, "yaxis26": {"anchor": "x26", "autorange": true, "domain": [0.8917, 1.0], "matches": "y", "range": [0, 267.4], "title": {"text": "count"}, "type": "linear"}, "yaxis27": {"anchor": "x27", "autorange": true, "domain": [0.8917, 1.0], "matches": "y", "range": [0, 267.4], "showticklabels": false, "type": "linear"}, "yaxis28": {"anchor": "x28", "autorange": true, "domain": [0.8917, 1.0], "matches": "y", "range": [0, 267.4], "showticklabels": false, "type": "linear"}, "yaxis29": {"anchor": "x29", "autorange": true, "domain": [0.8917, 1.0], "matches": "y", "range": [0, 267.4], "showticklabels": false, "type": "linear"}, "yaxis3": {"anchor": "x3", "domain": [0, 0.1083], "matches": "y", "showticklabels": false}, "yaxis30": {"anchor": "x30", "autorange": true, "domain": [0.8917, 1.0], "matches": "y", "range": [0, 267.4], "showticklabels": false, "type": "linear"}, "yaxis4": {"anchor": "x4", "domain": [0, 0.1083], "matches": "y", "showticklabels": false}, "yaxis5": {"anchor": "x5", "domain": [0, 0.1083], "matches": "y", "showticklabels": false}, "yaxis6": {"anchor": "x6", "autorange": true, "domain": [0.1783, 0.2867], "matches": "y", "range": [0, 267.4], "title": {"text": "count"}, "type": "linear"}, "yaxis7": {"anchor": "x7", "autorange": true, "domain": [0.1783, 0.2867], "matches": "y", "range": [0, 267.4], "showticklabels": false, "type": "linear"}, "yaxis8": {"anchor": "x8", "autorange": true, "domain": [0.1783, 0.2867], "matches": "y", "range": [0, 267.4], "showticklabels": false, "type": "linear"}, "yaxis9": {"anchor": "x9", "autorange": true, "domain": [0.1783, 0.2867], "matches": "y", "range": [0, 267.4], "showticklabels": false, "type": "linear"}}}
